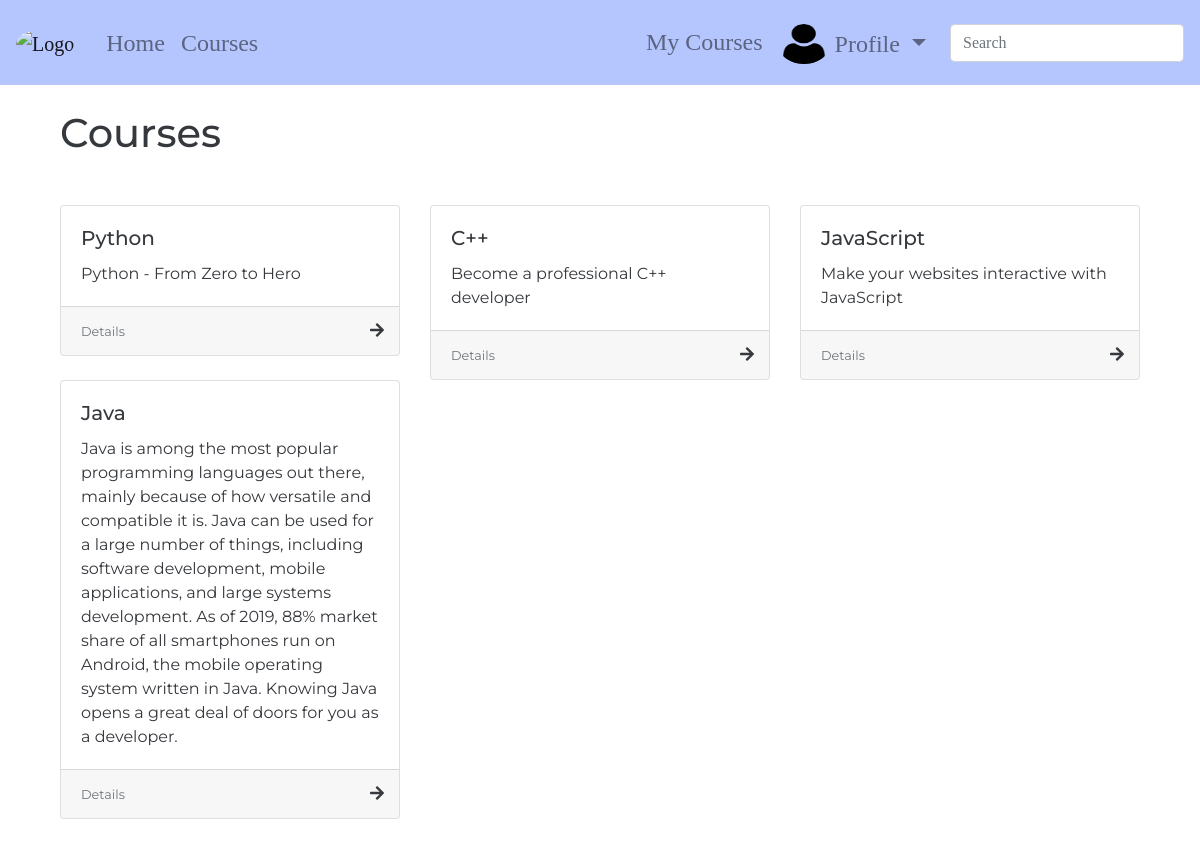
The page /courses/ (signed in) on the database its author committed.
### accounts/models.py (models this page shows, shortened)
class CustomUser(AbstractUser, PermissionsMixin):
    email = models.EmailField(verbose_name='email', max_length=60, unique=True)
    username = models.CharField(max_length=30, unique=True)
    date_joined = models.DateTimeField(verbose_name='date joined', auto_now_add=True)
    last_login = models.DateTimeField(verbose_name='last login', auto_now=True)
    is_admin = models.BooleanField(default=False)
    is_active = models.BooleanField(default=True)
    is_staff = models.BooleanField(default=False)
    is_superuser = models.BooleanField(default=False)
    USERNAME_FIELD = 'email'
    REQUIRED_FIELDS = ['username', ]
    objects = CustomUserManager()

class Profile(models.Model):
    user = models.OneToOneField(settings.AUTH_USER_MODEL, related_name='profile', on_delete=models.CASCADE)
    first_name = models.CharField(max_length=40, null=True, blank=True)
    last_name = models.CharField(max_length=40, null=True, blank=True)
    phone = PhoneNumberField(max_length=20, null=True, blank=True)
    date_of_birth = models.DateField(null=True, blank=True)
    bio = models.TextField(null=True, blank=True)
    profile_pic = models.ImageField(null=True, blank=True, upload_to='images/profile_pics',
                                    default=get_default_profile_pic)

### courses/models.py (models this page shows, shortened)
class Course(models.Model):
    base_title = models.CharField(max_length=100)
    description = models.TextField(null=True, blank=True)
    slug = models.SlugField(allow_unicode=True, unique=True)

### courses/views.py (the view)
# urls.py: path('', views.CoursesList.as_view(), name='courses-list'),
class CoursesList(generic.ListView):
    model = course_models.Course
    template_name = 'courses/course_list.html'

### accounts/templatetags/accounts_extras.py (called while the page is built)
@register.filter(name='has_group')
def has_group(user, group_name):
    return user.groups.filter(name=group_name).exists()

### courses/templates/courses/course_list.html (shortened to what this page needs)
{% extends 'base.html' %}
{% block content %}
    <div class="container">
        <h1 class="mb-5">Courses</h1>
            <div class="row">
            {% for course in course_list  %}
                <div class="col-md-4 col-sm-6 col-xs-12">
                    <div class="card">
                        <div class="card-body">
                            <h5 class="card-title">{{ course.base_title }}</h5>
                            <p class="card-text">{{ course.description }}</p>
                        </div>
                        <div class="card-footer">
                            <p class="card-text d-inline">
                                <small class="text-muted">Details</small>
                            </p>
                            <i class="fas fa-arrow-right post_arrow_img d-inline"></i>
                        </div>
                    </div>
                </div>
            {%  endfor %}
            </div>
    </div>
{% endblock %}

### templates/base.html (shortened to what this page needs)
<!DOCTYPE html>
{% load static %}
{% load accounts_extras %}
<html lang="en">
<head>
    <link rel="stylesheet" href="https://stackpath.bootstrapcdn.com/bootstrap/4.5.2/css/bootstrap.min.css">
    <link rel="stylesheet" href="https://stackpath.bootstrapcdn.com/font-awesome/4.7.0/css/font-awesome.min.css">    <link href="https://fonts.googleapis.com/css?family=Montserrat" rel="stylesheet">
    <link rel="stylesheet" href="https://use.fontawesome.com/releases/v5.15.1/css/all.css">
    <link rel="stylesheet" href="{% static 'course_manager/css/master.css' %}">
</head>
<body>
    <nav class="smart_scroll navbar navbar-expand-lg navbar-light" id="baseNavbar">
        <a href="{% url 'homepage' %}" class="navbar-brand">
            <img id="blogLogo" src="" alt="Logo">
        </a>
        <div class="collapse navbar-collapse" id="basicExampleNav">
            <ul class="navbar-nav mr-auto ml-2">
                <li class="nav-item">
                    <a class="nav-link" href="{% url 'homepage' %}">Home</a>
                </li>
                <li class="nav-item">
                    <a class="nav-link" href="{% url 'courses:courses-list' %}">Courses</a>
                </li>
            </ul>
            {% if user.is_authenticated %}
                <ul class="navbar-nav ml-2 pr-3 nav-flex-icons">
                    <li class="nav-item mt-2">
                        <a class="nav-link" href="{% url 'courses:user-courses' %}">My Courses</a>
                    </li>
                    <li class="nav-item dropdown mt-2">
                        <a href="#" class="nav-link dropdown-toggle" id="navbarDropdownMenuLink-4" data-toggle="dropdown"
                            aria-haspopup="true" aria-expanded="false">
                            {% if user.profile.profile_pic %}
                                <img class="profile_pic" src="{{ user.profile.profile_pic.url }}" alt="User Profile Picture">
                            {% else %}
                                <img class="profile_pic" src="{% static 'course_manager/images/default_profile_pic_1.png' %}"
                                alt="Default Profile Picture">
                            {% endif %}
                            Profile
                        </a>
                    </li>
                </ul>
            {% endif %}
            <form class="navbar-form form-inline" method="get" action=""
                  role="search" id="navbarSearchForm">
              <div class="md-form my-2">
                <input id="searchBarInput" class="input_field form-control mr-sm-2" name="q"
                       type="text" placeholder="Search" aria-label="Search">
              </div>
            </form>
        </div>
    </nav>
    <div id="wrap" class="wrapper flex-grow-1">
        <div id="main" class="container content main_content mt-4 mb-5">
            {% block content %}
            {% endblock %}
        </div>
    </div>
</body>
</html>

### static/course_manager/css/master.css (style rules this page uses)
body { height: 100%; background-color: rgba(255, 255, 255, 0.39); color: #35383c; font-family: 'Montserrat', sans-serif; }
#baseNavbar { background-color: #b5c6ff; font-family: 'Arvo', serif; font-size: 1.5rem; }
#blogLogo { width: 90px; height: 75px; border-radius: 50%; }
#navbarSearchForm input[type=text] { width: 100%; }
.profile_pic { width: 50px; height: 45px; border-radius: 50%; padding-bottom: 5px; }
.fa-arrow-right { margin-top: 3px !important; right: 0 !important; position: absolute !important; margin-right: 15px !important; }

### rows shown on the page
CustomUser: profile.profile_pic (picture)
Course: base_title "Python", description "Python - From Zero to Hero"
Course: base_title "C++", description "Become a professional C++ developer"
Course: base_title "JavaScript", description "Make your websites interactive with JavaScript"
Course: base_title "Java", description "Java is among the most popular programming languages out there, mainly because of how versatile and compatible it is. Java can be used for a large number of things, including software development, mobile applications, and large systems development. As of 2019, 88% market share of all smartphones run on Android, the mobile operating system written in Java. Knowing Java opens a great deal of doors for you as a developer."
